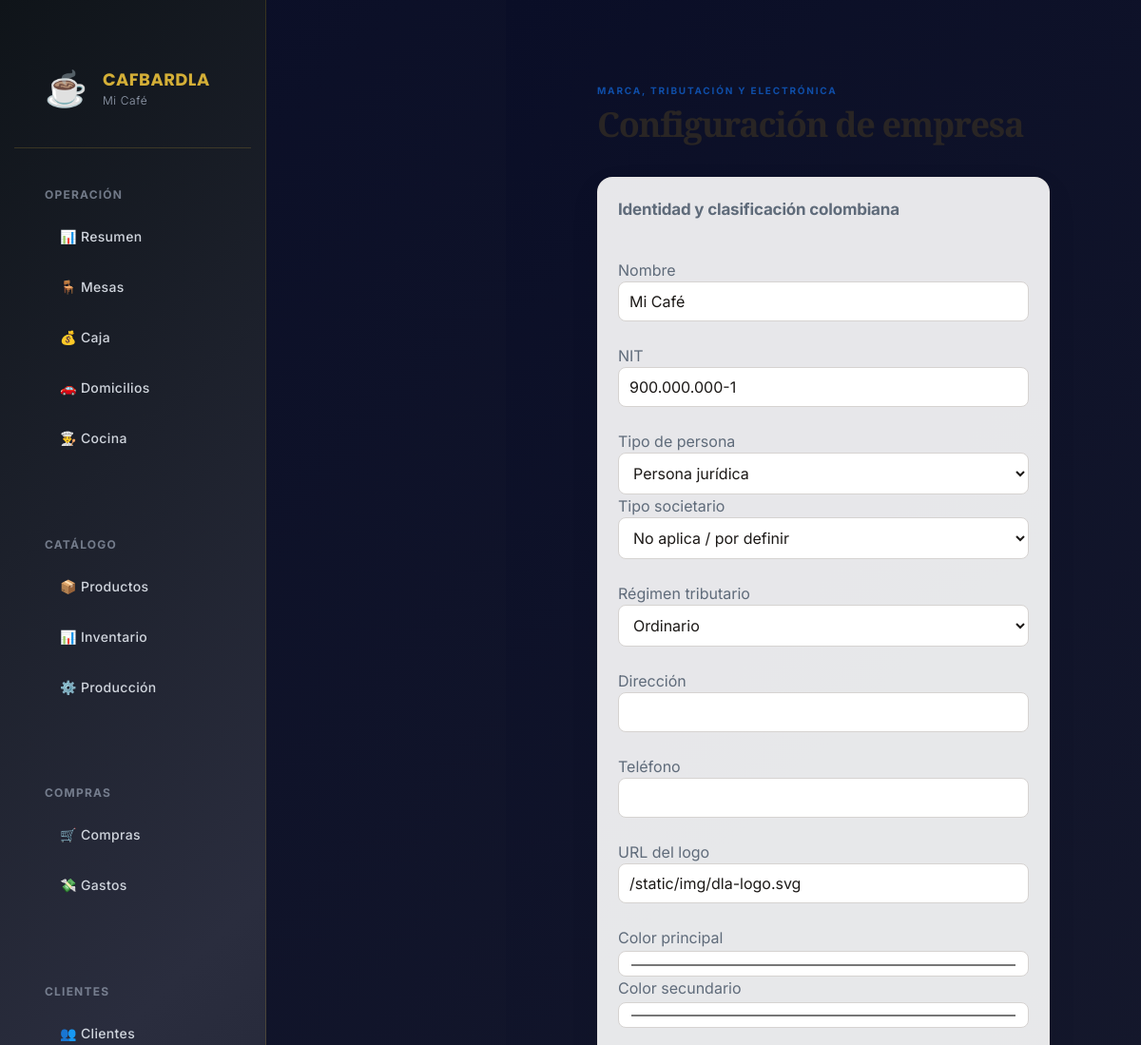
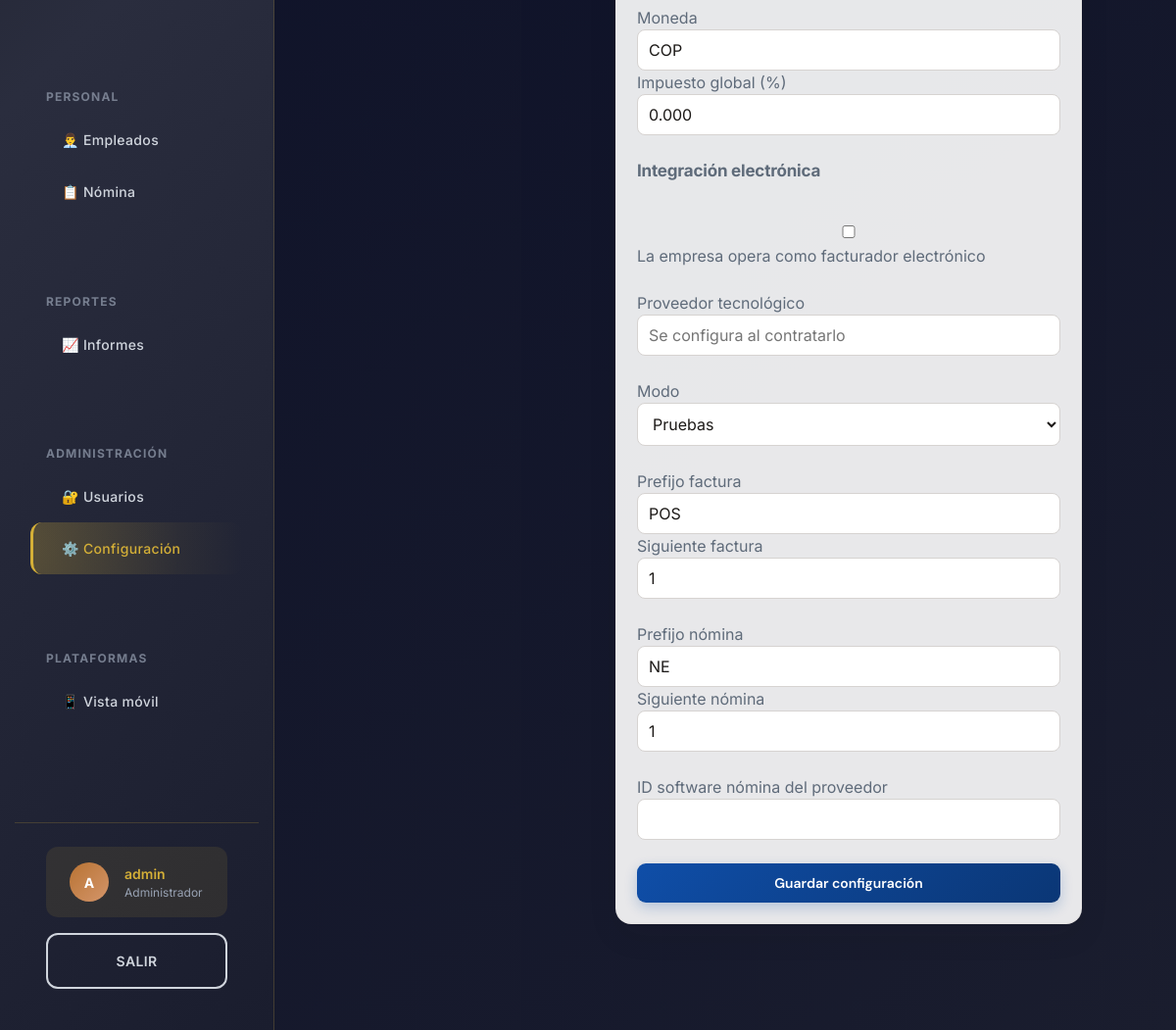
Page /configuracion (signed in) on the committed database (2 pictures, top to bottom).
### app/models.py (models this page shows)
class Empresa(Base):
    __tablename__ = "empresas"
    id: Mapped[int] = mapped_column(primary_key=True)
    nombre: Mapped[str] = mapped_column(String(120))
    nit: Mapped[Optional[str]] = mapped_column(String(30), nullable=True)
    logo_url: Mapped[Optional[str]] = mapped_column(String(255), nullable=True)
    color_primario: Mapped[str] = mapped_column(String(7), default="#b45309")
    color_secundario: Mapped[str] = mapped_column(String(7), default="#fef3c7")
    moneda: Mapped[str] = mapped_column(String(5), default="COP")
    direccion: Mapped[Optional[str]] = mapped_column(String(180), nullable=True)
    telefono: Mapped[Optional[str]] = mapped_column(String(50), nullable=True)
    prefijo_factura: Mapped[str] = mapped_column(String(12), default="POS")
    consecutivo_factura: Mapped[int] = mapped_column(Integer, default=1)
    impuesto_porcentaje: Mapped[Decimal] = mapped_column(Numeric(6,3), default=0)
    tipo_persona: Mapped[str] = mapped_column(String(20), default="juridica")
    tipo_sociedad: Mapped[Optional[str]] = mapped_column(String(30), nullable=True)
    regimen_tributario: Mapped[str] = mapped_column(String(30), default="ordinario")
    facturador_electronico: Mapped[bool] = mapped_column(Boolean, default=False)
    proveedor_tecnologico: Mapped[Optional[str]] = mapped_column(String(100), nullable=True)
    modo_electronico: Mapped[str] = mapped_column(String(15), default="pruebas")
    prefijo_nomina: Mapped[str] = mapped_column(String(12), default="NE")
    consecutivo_nomina: Mapped[int] = mapped_column(Integer, default=1)
    software_nomina_id: Mapped[Optional[str]] = mapped_column(String(120), nullable=True)

### app/main.py (the view)
@app.get("/configuracion", response_class=HTMLResponse)
def configuracion(request: Request, db: Session = Depends(get_db)):
    exigir_rol(request, "administrador")
    return templates.TemplateResponse("configuracion.html", context(request, db))

### app/templates/configuracion.html
{% extends "base.html" %}{% block content %}<header><div><p class="eyebrow">MARCA, TRIBUTACIÓN Y ELECTRÓNICA</p><h1>Configuración de empresa</h1></div></header><section class="panel narrow"><form class="stack" action="/configuracion" method="post"><h2>Identidad y clasificación colombiana</h2><label>Nombre<input name="nombre" value="{{empresa.nombre}}" required></label><label>NIT<input name="nit" value="{{empresa.nit or ''}}"></label><div class="two-col"><label>Tipo de persona<select name="tipo_persona"><option value="juridica" {%if empresa.tipo_persona=='juridica'%}selected{%endif%}>Persona jurídica</option><option value="natural" {%if empresa.tipo_persona=='natural'%}selected{%endif%}>Persona natural</option></select></label><label>Tipo societario<select name="tipo_sociedad"><option value="">No aplica / por definir</option><option value="SAS" {%if empresa.tipo_sociedad=='SAS'%}selected{%endif%}>SAS</option><option value="LTDA" {%if empresa.tipo_sociedad=='LTDA'%}selected{%endif%}>LTDA</option><option value="SA" {%if empresa.tipo_sociedad=='SA'%}selected{%endif%}>SA</option></select></label></div><label>Régimen tributario<select name="regimen_tributario"><option value="ordinario" {%if empresa.regimen_tributario=='ordinario'%}selected{%endif%}>Ordinario</option><option value="simple" {%if empresa.regimen_tributario=='simple'%}selected{%endif%}>SIMPLE</option></select></label><label>Dirección<input name="direccion" value="{{empresa.direccion or ''}}"></label><label>Teléfono<input name="telefono" value="{{empresa.telefono or ''}}"></label><label>URL del logo<input name="logo_url" value="{{empresa.logo_url or ''}}"></label><div class="color-fields"><label>Color principal<input name="color_primario" type="color" value="{{empresa.color_primario}}"></label><label>Color secundario<input name="color_secundario" type="color" value="{{empresa.color_secundario}}"></label></div><div class="two-col"><label>Moneda<input name="moneda" value="{{empresa.moneda}}" maxlength="5" required></label><label>Impuesto global (%)<input name="impuesto_porcentaje" type="number" min="0" step="0.001" value="{{empresa.impuesto_porcentaje}}"></label></div><h2>Integración electrónica</h2><label><input type="checkbox" name="facturador_electronico" {%if empresa.facturador_electronico%}checked{%endif%}> La empresa opera como facturador electrónico</label><label>Proveedor tecnológico<input name="proveedor_tecnologico" value="{{empresa.proveedor_tecnologico or ''}}" placeholder="Se configura al contratarlo"></label><label>Modo<select name="modo_electronico"><option value="pruebas" {%if empresa.modo_electronico=='pruebas'%}selected{%endif%}>Pruebas</option><option value="produccion" {%if empresa.modo_electronico=='produccion'%}selected{%endif%}>Producción</option></select></label><div class="two-col"><label>Prefijo factura<input name="prefijo_factura" value="{{empresa.prefijo_factura}}"></label><label>Siguiente factura<input name="consecutivo_factura" type="number" min="1" value="{{empresa.consecutivo_factura}}"></label></div><div class="two-col"><label>Prefijo nómina<input name="prefijo_nomina" value="{{empresa.prefijo_nomina}}"></label><label>Siguiente nómina<input name="consecutivo_nomina" type="number" min="1" value="{{empresa.consecutivo_nomina}}"></label></div><label>ID software nómina del proveedor<input name="software_nomina_id" value="{{empresa.software_nomina_id or ''}}"></label><button>Guardar configuración</button></form></section>{%endblock%}

### app/templates/base.html (shortened to what this page needs)
<!DOCTYPE html>
<html lang="es">
<head>
    <link rel="stylesheet" href="/static/app.css">
    <link rel="stylesheet" href="/static/css/design-system.css">
    <link rel="stylesheet" href="/static/css/layout.css">
    <link rel="stylesheet" href="/static/css/dashboard.css">
    <link rel="stylesheet" href="/static/css/app-additional.css">
</head>
<body class="platform-web">
    <div class="app-container">
        <aside class="sidebar" id="sidebar">
            <div class="sidebar-header">
                <div class="sidebar-logo">☕</div>
                <div class="sidebar-brand">
                    <div class="brand-name">CAFBARDLA</div>
                    <div class="brand-subtitle">{{ empresa.nombre[:15] }}</div>
                </div>
            </div>
            <nav class="sidebar-nav">
                <div class="nav-section">
                    <div class="nav-section-title">Operación</div>
                    <a href="/" class="nav-item">📊 Resumen</a>
                    <a href="/mesas" class="nav-item">🪑 Mesas</a>
                    {% if usuario.rol != 'cocina' %}
                    <a href="/caja" class="nav-item">💰 Caja</a>
                    <a href="/domicilios" class="nav-item">🚗 Domicilios</a>
                    {% endif %}
                    {% if usuario.rol in ('administrador','cocina') %}
                    <a href="/cocina" class="nav-item">👨‍🍳 Cocina</a>
                    {% endif %}
                </div>
                {% if usuario.rol != 'cocina' %}
                <div class="nav-section">
                    <div class="nav-section-title">Catálogo</div>
                    <a href="/productos" class="nav-item">📦 Productos</a>
                    <a href="/inventario" class="nav-item">📊 Inventario</a>
                    <a href="/produccion" class="nav-item">⚙️ Producción</a>
                </div>
                <div class="nav-section">
                    <div class="nav-section-title">Compras</div>
                    <a href="/compras" class="nav-item">🛒 Compras</a>
                    <a href="/gastos" class="nav-item">💸 Gastos</a>
                </div>
                <div class="nav-section">
                    <div class="nav-section-title">Clientes</div>
                    <a href="/clientes" class="nav-item">👥 Clientes</a>
                </div>
                <div class="nav-section">
                    <div class="nav-section-title">Personal</div>
                    <a href="/empleados" class="nav-item">👨‍💼 Empleados</a>
                    <a href="/nomina" class="nav-item">📋 Nómina</a>
                </div>
                <div class="nav-section">
                    <div class="nav-section-title">Reportes</div>
                    <a href="/informes" class="nav-item">📈 Informes</a>
                </div>
                {% endif %}
                {% if usuario.rol == 'administrador' %}
                <div class="nav-section">
                    <div class="nav-section-title">Administración</div>
                    <a href="/usuarios" class="nav-item">🔐 Usuarios</a>
                    <a href="/configuracion" class="nav-item">⚙️ Configuración</a>
                </div>
                {% endif %}
                <div class="nav-section">
                    <div class="nav-section-title">Plataformas</div>
                    <a href="/mobile" class="nav-item">📱 Vista móvil</a>
                </div>
            </nav>
            <div class="sidebar-footer">
                <div class="sidebar-user">
                    <div class="user-avatar">{{ usuario.nombre[0] | upper }}</div>
                    <div class="user-info">
                        <div class="user-name">{{ usuario.nombre }}</div>
                        <div class="user-role">{{ usuario.rol | title }}</div>
                    </div>
                </div>
                <a href="/logout" class="btn btn-outline" style="width: 100%; text-align: center;">Salir</a>
            </div>
        </aside>
        <main class="main">
            <div class="main-content">
                {% block content %}{% endblock %}
            </div>
        </main>
    </div>
</body>
</html>

### app/static/app.css (style rules this page uses)
:root { --ink:#1c1917;--muted:#78716c;--line:#e7e5e4;--surface:#fff;--canvas:#f7f7f6;--shadow:0 12px 32px rgba(28,25,23,.07) }
* { box-sizing:border-box }
body { margin:0;background:radial-gradient(circle at 88% 0,var(--soft),transparent 25rem),var(--canvas);color:var(--ink);font:15px 'DM Sans',sans-serif;display:flex;min-height:100vh }
aside { width:252px;background:linear-gradient(165deg,#292524,#0c0a09 82%);color:#fafaf9;min-height:100vh;padding:30px 15px 18px;position:fixed;display:flex;flex-direction:column;z-index:10 }
nav { display:grid;gap:3px }
nav a { display:flex;align-items:center;color:#d6d3d1;text-decoration:none;padding:11px 13px;border-radius:10px;font-size:14px;transition:.18s ease }
main { margin-left:252px;width:calc(100% - 252px);padding:40px clamp(24px,4vw,62px);max-width:1600px }
header { display:flex;justify-content:space-between;align-items:center;margin:0 0 28px;gap:16px }
h1 { font:700 clamp(30px,3vw,42px) 'Playfair Display';letter-spacing:-1.3px;margin:3px 0;color:#292524 }
h2 { font-size:17px;margin:0 0 14px;letter-spacing:-.2px }
.eyebrow { font-size:10px;font-weight:700;color:var(--primary);letter-spacing:1.8px;margin:0;text-transform:uppercase }
.button,button { background:linear-gradient(135deg,var(--primary),color-mix(in srgb,var(--primary) 70%,#000));color:#fff;border:0;border-radius:9px;padding:11px 15px;font:600 14px 'DM Sans',sans-serif;cursor:pointer;text-decoration:none;box-shadow:0 5px 13px color-mix(in srgb,var(--primary) 24%,transparent);transition:.18s ease }
.stats article,.panel { background:rgba(255,255,255,.9);border:1px solid rgba(231,229,228,.9);border-radius:16px;padding:21px;box-shadow:var(--shadow) }
.panel { margin-bottom:20px }
input,select { width:100%;border:1px solid #d6d3d1;border-radius:8px;padding:10px 11px;background:#fff;color:var(--ink);font:14px 'DM Sans',sans-serif;outline:none;transition:.15s }

### app/static/css/layout.css (style rules this page uses)
.app-container { display: grid; grid-template-columns: auto 1fr; grid-template-rows: auto 1fr; min-height: 100vh; background: var(--gradient-dark); }
.sidebar-header { padding: var(--spacing-2xl) var(--spacing-xl); border-bottom: 1px solid rgba(212, 175, 55, 0.2); display: flex; align-items: center; gap: var(--spacing-md); }
.sidebar-logo { font-size: var(--text-4xl); line-height: 1; }
.sidebar-footer { padding: var(--spacing-lg) var(--spacing-xl); border-top: 1px solid rgba(212, 175, 55, 0.2); display: flex; flex-direction: column; gap: var(--spacing-md); }
.main-content { padding: var(--spacing-3xl) var(--spacing-2xl); max-width: 1600px; margin: 0 auto; }
@media (min-width: 1025px) { .main-content { padding: var(--spacing-3xl) var(--spacing-3xl); max-width: 1720px; } }

### app/static/css/app-additional.css (style rules this page uses)
body { transition: all 0.3s ease; }
* { -webkit-font-smoothing: antialiased; -moz-osx-font-smoothing: grayscale; }
form { display: flex; flex-direction: column; gap: var(--spacing-lg); }

### rows in the picture
Empresa: nombre "Mi Café", nit "900.000.000-1", tipo_persona "Persona jurídica", regimen_tributario "Ordinario", logo_url "/static/img/dla-logo.svg", color_primario "#0f4ea8", color_secundario "#f2b705", moneda "COP", impuesto_porcentaje "0.000", modo_electronico "Pruebas", prefijo_factura "POS", consecutivo_factura "1", prefijo_nomina "NE", consecutivo_nomina "1"

### other values in the picture
{{ usuario.nombre[0] | upper }} "A"
{{ usuario.nombre }} "admin"
{{ usuario.rol | title }} "Administrador"
